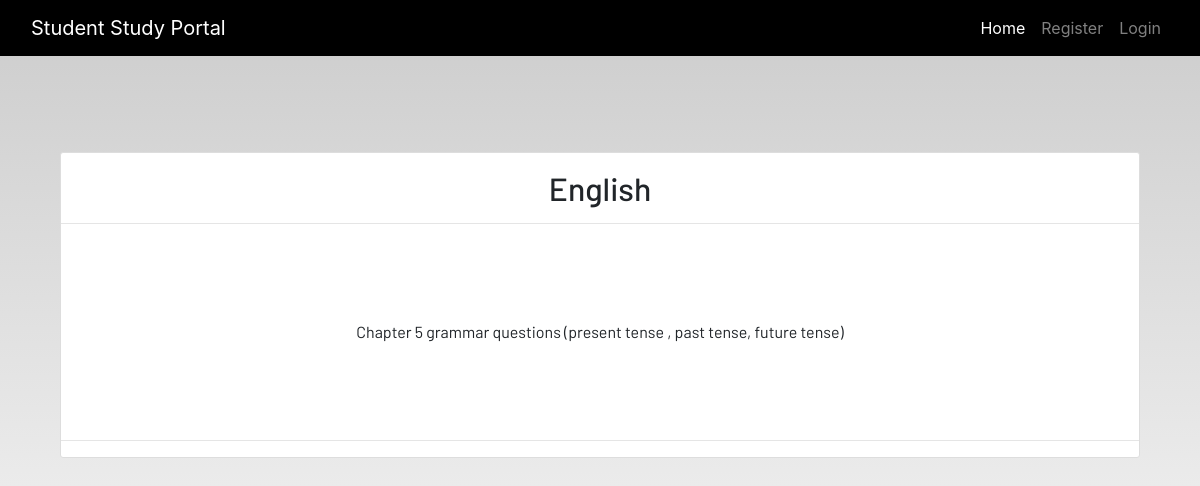
Page /notesd/3 on the committed database.
### studentdashboard/models.py (models this page shows, shortened)
class Notes(models.Model):
    user = models.ForeignKey(User, on_delete = models.CASCADE)
    title = models.CharField(max_length = 200)
    description = models.TextField()
    class Meta:
        verbose_name = 'notes'
        verbose_name_plural = 'notes'

### studentdashboard/views.py (the view)
# urls.py: path('notesd/<pk>',views.notesd,name="notesd"),
def notesd(request, pk):
    note = get_object_or_404(Notes, id=pk)
    context = {'note': note}
    return render(request, 'notesd.html', context)

### templates/notesd.html
{% extends 'dashboard/base.html' %} {% block content %}
<section class='text-center container'>
    <div class="container">
        <div class="content-section p-0 mt-5">
            <div class="m-3">
                <h2>{{ note.title }}</h2>
            </div>
            <hr class="p-0 m-0">
            <p class="description m-5 p-5">
                {{ note.description }}
            </p>
            <hr>
        </div>
    </div>
</section>
{% endblock content %}

### static/css/main.css (style rules this page uses)
html { scroll-behavior: smooth; height: 100%; width: 100%; }
html, body { max-width: 100%; overflow-x: hidden; height: 100%; width: 100%; }
body { background: linear-gradient(rgba(0, 0, 0, 0.2), rgba(255, 255, 255, 0.5)); overflow-x: hidden; background-repeat: no-repeat; }
.content-section { background: #ffffff; padding: 10px 20px; border: 1px solid #dddddd; border-radius: 3px; margin-bottom: 20px; }

### rows in the picture
Notes: title "English", description "Chapter 5 grammar questions (present tense , past tense, future tense)"
